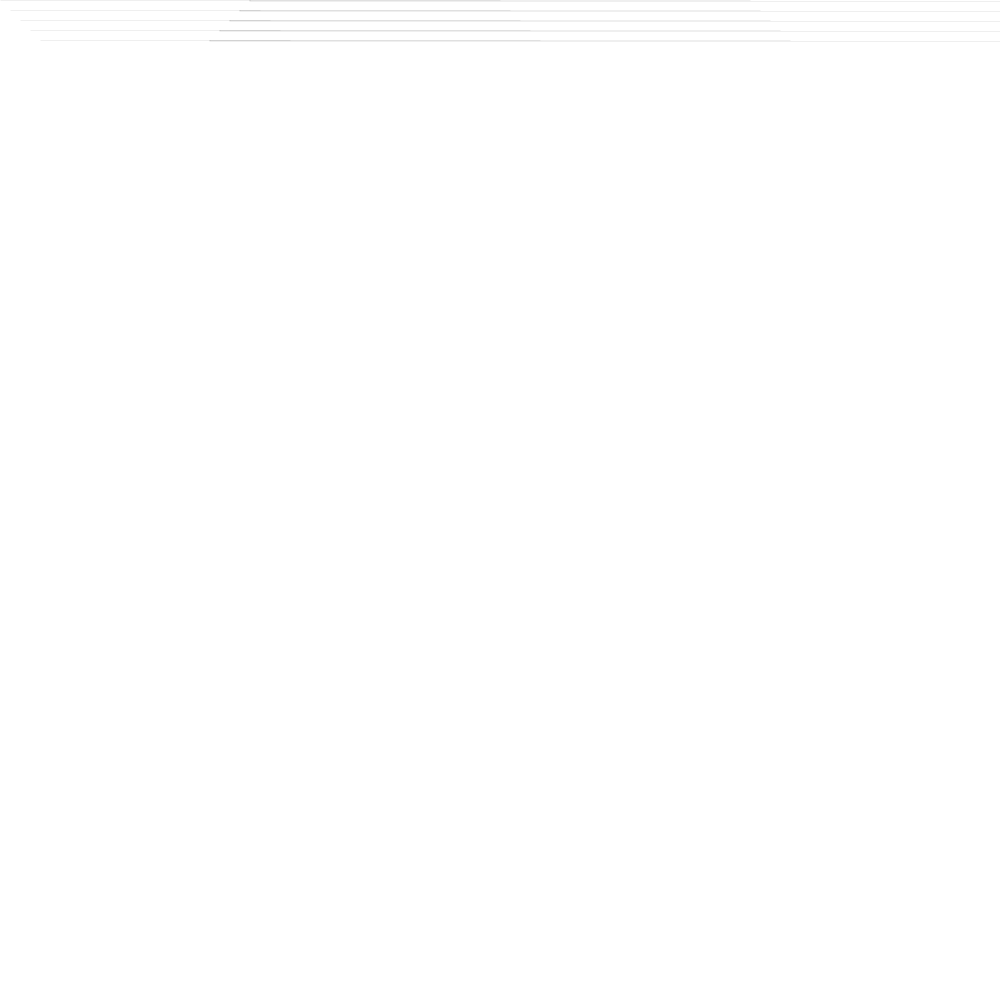
Frame 1 (no input)
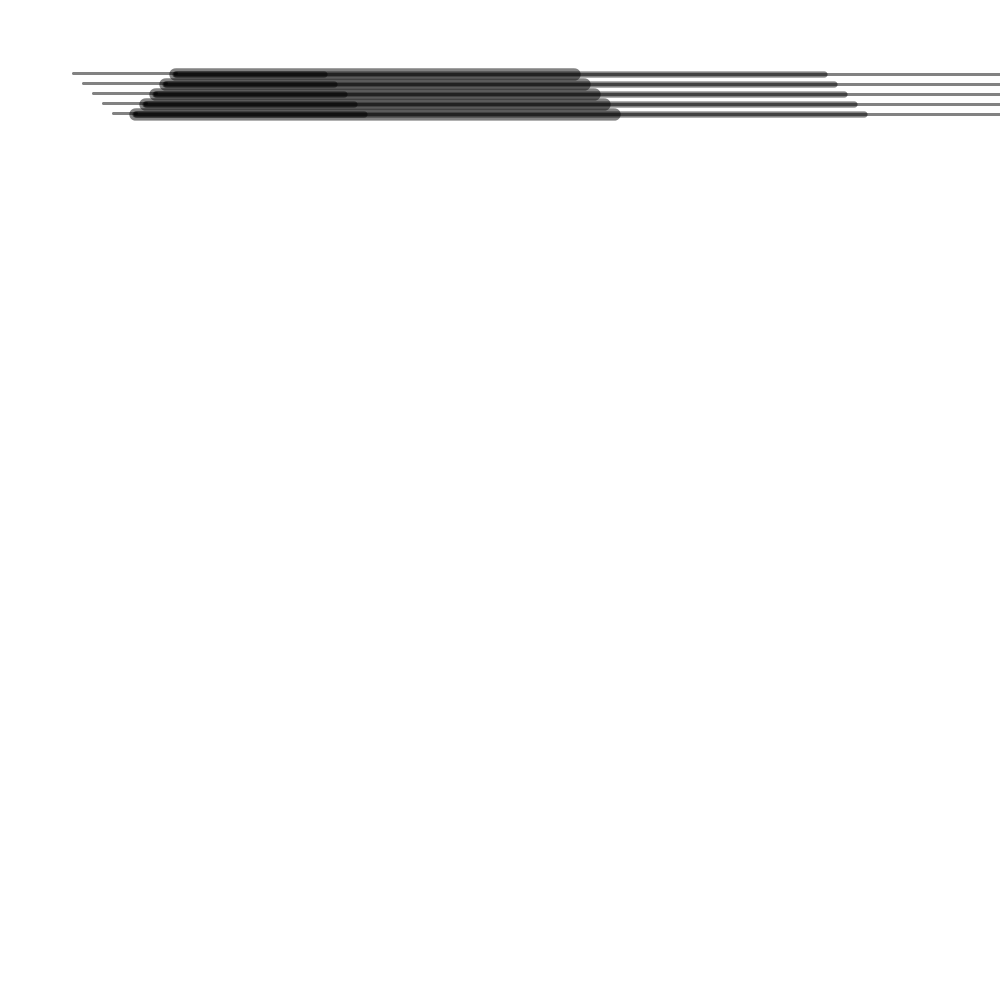
Frame 60 (the mouse pressed at the canvas centre just before this capture)
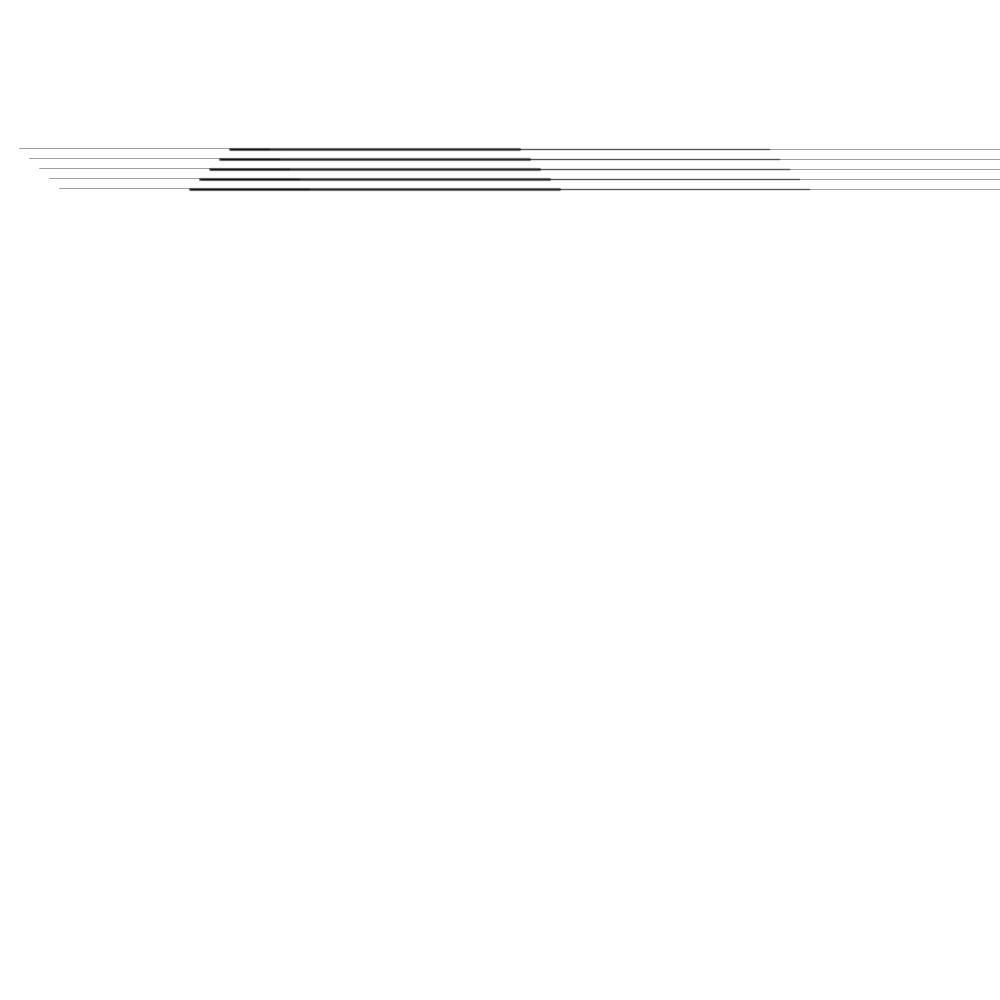
Frame 120 (the mouse held since frame 60 and released just before this capture)

The Processing sketch that drew these frames (run headless with seeded random() and noise(); from frame 60 on, the mouse is pressed at the canvas centre):

// Processing sketch: Final_Residency_Object2RabbitHolebMultiplesTestB
// ── Final_Residency_Object2RabbitHolebMultiplesTestB.pde
Lineangle lineangleA1 = new Lineangle();

void setup() {
  size(1000,1000);
}

void draw() {
  background(255);
  lineangleA1.lineangleMove();
  lineangleA1.lineangleMove2();
  lineangleA1.lineangleMove3();
  lineangleA1.lineangleMove4();
  lineangleA1.lineangleMove5();
}

class Lineangle {
  float pointX = 0; 
  //change to 250 to reverse strokewidth and vertical orientation
  float pointY = 0;
  float moveX = .25;
  float moveY = .25;
  
  
  Lineangle() {
  }
  
  void lineangleMove() {
    if (pointX > width/4 || pointX < 0) { 
      moveX = moveX * -1;
    }
    if (pointY > height || pointY < 0) { 
      moveY = moveY * -1;
    }
    stroke(0,125);
    if (pointX >= 0) {
      strokeWeight(pointX/24);
    } else { 
      strokeWeight(pointX/-24);
    }
      for (int i = 0; i < 50; i = i + 10) {
      line(i+pointX,i+pointY, width/4 - (i+pointX), i+pointY);
     }
     //ellipse(pointX,pointY,100,100);
     pointX = pointX + moveX;
     pointY = pointY + moveY;
  }
  void lineangleMove2() {
    if (pointX > width/8 || pointX < 0) {
     //adjust width/? to control expansion/retraction 
      moveX = moveX * -1;
    }
    if (pointY > height || pointY < 0) { 
      moveY = moveY * -1;
    }
    stroke(0,125);
    if (pointX >= 0) {
      strokeWeight(pointX/12);
    } else { 
      strokeWeight(pointX/-48);
      //must adjust to apply equal strokeweight changes
    }
      for (int i = 0; i < 50; i = i + 10) {
      line(i+pointX +250,i+pointY, width/4 - (i+pointX), i+pointY);
      //add to starting point to change location
     }
     
     pointX = pointX + moveX;
     pointY = pointY + moveY;
   }
   void lineangleMove3() {
    if (pointX > width/12 || pointX < 0) {
     //adjust width/? to control expansion/retraction 
      moveX = moveX * -1;
    }
    if (pointY > height || pointY < 0) { 
      moveY = moveY * -1;
    }
    stroke(0,125);
    if (pointX >= 0) {
      strokeWeight(pointX/6);
    } else { 
      strokeWeight(pointX/-96);
      //must adjust to apply equal strokeweight changes
    }
      for (int i = 0; i < 50; i = i + 10) {
      line(i+pointX + 500,i+pointY, width/4 - (i+pointX), i+pointY);
      //add to starting point to change location
     }
     pointX = pointX + moveX;
     pointY = pointY + moveY;
  }
   void lineangleMove4() {
    if (pointX > width/8 || pointX < 0) {
     //adjust width/? to control expansion/retraction 
      moveX = moveX * -1;
    }
    if (pointY > height || pointY < 0) { 
      moveY = moveY * -1;
    }
    stroke(0,125);
    if (pointX >= 0) {
      strokeWeight(pointX/12);
    } else { 
      strokeWeight(pointX/-48);
      //must adjust to apply equal strokeweight changes
    }
      for (int i = 0; i < 50; i = i + 10) {
      line(i+pointX + 750,i+pointY, width/4 - (i+pointX), i+pointY);
      //add to starting point to change location
     }
     pointX = pointX + moveX;
     pointY = pointY + moveY;
  }
  void lineangleMove5() {
    if (pointX > width/4 || pointX < 0) {
     //adjust width/? to control expansion/retraction 
      moveX = moveX * -1;
    }
    if (pointY > height || pointY < 0) { 
      moveY = moveY * -1;
    }
    stroke(0,125);
    if (pointX >= 0) {
      strokeWeight(pointX/24);
    } else { 
      strokeWeight(pointX/-24);
      //must adjust to apply equal strokeweight changes
    }
      for (int i = 0; i < 50; i = i + 10) {
      line(i+pointX + 1000,i+pointY, width/4 - (i+pointX), i+pointY);
      //add to starting point to change location
     }
     pointX = pointX + moveX;
     pointY = pointY + moveY;
  }
}
  
